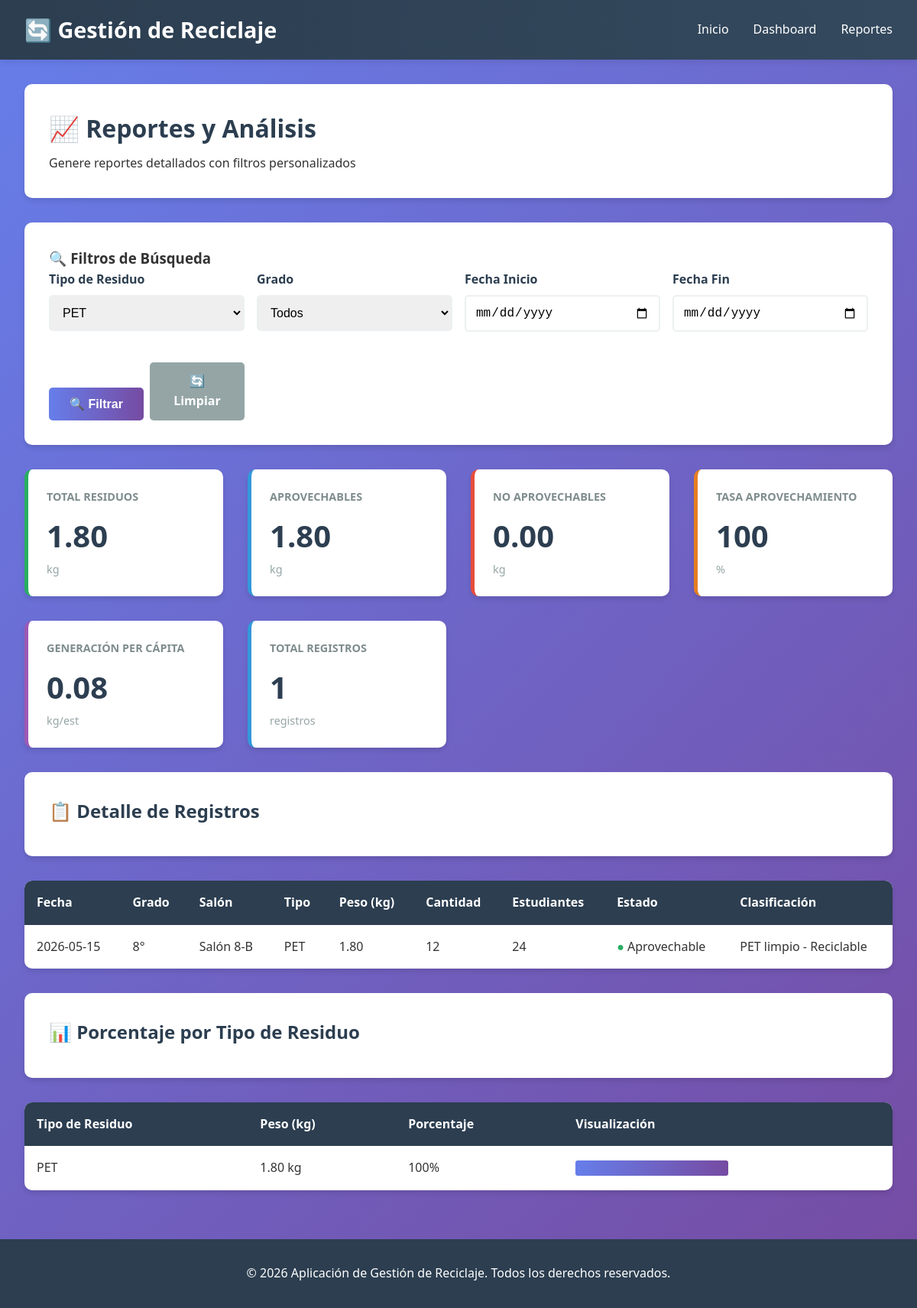
The app's page /reports.php?type=PET with its own data.
### tables this page shows
CREATE TABLE residuos (
    id INT PRIMARY KEY AUTO_INCREMENT,
    fecha DATE NOT NULL,
    grado VARCHAR(10) NOT NULL,
    salon VARCHAR(50) NOT NULL,
    tipo_residuo ENUM('Papel', 'PET', 'Orgánico') NOT NULL,
    peso_kg DECIMAL(10, 2) NOT NULL,
    cantidad INT NOT NULL,
    numero_estudiantes INT NOT NULL,
    estado_residuo ENUM('Aprovechable', 'No aprovechable') NOT NULL,
    clasificacion VARCHAR(100),
    created_at TIMESTAMP DEFAULT CURRENT_TIMESTAMP,
    updated_at TIMESTAMP DEFAULT CURRENT_TIMESTAMP ON UPDATE CURRENT_TIMESTAMP,
    INDEX idx_fecha (fecha),
    INDEX idx_grado (grado),
    INDEX idx_salon (salon),
    INDEX idx_tipo (tipo_residuo),
    INDEX idx_estado (estado_residuo)
);

### config/database.php (called while the page is built, shortened)
<?php
function sanitize($data, $conn) {
    return $conn->real_escape_string(htmlspecialchars(trim($data)));
}
function executeQuery($conn, $query) {
    $result = $conn->query($query);
    return $result;
}
?>

### reports.php (the view, shortened to what this page needs)
<?php
include 'config/database.php';
include 'includes/header.php';
$filter_type = isset($_GET['type']) ? sanitize($_GET['type'], $conn) : '';
$filter_start_date = isset($_GET['start_date']) ? sanitize($_GET['start_date'], $conn) : '';
$filter_end_date = isset($_GET['end_date']) ? sanitize($_GET['end_date'], $conn) : '';
$query = "SELECT * FROM residuos WHERE 1=1";
if ($filter_type) {
    $query .= " AND tipo_residuo='$filter_type'";
}
$query .= " ORDER BY fecha DESC";
$result = executeQuery($conn, $query);
$total_peso = 0;
$total_aprovechable = 0;
$total_no_aprovechable = 0;
$total_registros = 0;
$total_estudiantes = 0;
$residuos_por_tipo = array();
while ($row = $result->fetch_assoc()) {
    $total_peso += $row['peso_kg'];
    $total_registros++;
    $total_estudiantes += $row['numero_estudiantes'];
    if ($row['estado_residuo'] === 'Aprovechable') {
        $total_aprovechable += $row['peso_kg'];
    } else {
        $total_no_aprovechable += $row['peso_kg'];
    }
    if (!isset($residuos_por_tipo[$row['tipo_residuo']])) {
        $residuos_por_tipo[$row['tipo_residuo']] = 0;
    }
    $residuos_por_tipo[$row['tipo_residuo']] += $row['peso_kg'];
}
$tasa_aprovechamiento = $total_peso > 0 ? round(($total_aprovechable / $total_peso) * 100, 2) : 0;
$generacion_per_capita = $total_estudiantes > 0 ? round($total_peso / $total_estudiantes, 2) : 0;
?>
<div class="page-header">
    <h1>📈 Reportes y Análisis</h1>
    <p>Genere reportes detallados con filtros personalizados</p>
</div>
<div class="form-container">
    <h3>🔍 Filtros de Búsqueda</h3>
    <form method="GET" class="form-row" style="gap: 1rem;">
        <div class="form-group" style="flex: 1;">
            <label for="tipo">Tipo de Residuo</label>
            <select id="tipo" name="type">
                <option value="PET" <?php echo $filter_type === 'PET' ? 'selected' : ''; ?>>PET</option>
            </select>
        </div>
        <div class="form-group" style="flex: 1;">
            <label for="grado">Grado</label>
            <select id="grado" name="grado">
                <option value="">Todos</option>
            </select>
        </div>
        <div class="form-group" style="flex: 1;">
            <label for="start_date">Fecha Inicio</label>
            <input type="date" id="start_date" name="start_date" value="<?php echo $filter_start_date; ?>">
        </div>
        <div class="form-group" style="flex: 1;">
            <label for="end_date">Fecha Fin</label>
            <input type="date" id="end_date" name="end_date" value="<?php echo $filter_end_date; ?>">
        </div>
        <div style="display: flex; gap: 0.5rem; align-items: flex-end; flex: 1;">
            <button type="submit" class="btn btn-primary" style="flex: 1;">🔍 Filtrar</button>
            <a href="reports.php" class="btn btn-secondary" style="text-decoration: none; text-align: center; flex: 1;">🔄 Limpiar</a>
        </div>
    </form>
</div>
<div class="cards-grid">
    <div class="card green">
        <div class="card-title">Total Residuos</div>
        <div class="card-value"><?php echo number_format($total_peso, 2); ?></div>
        <div class="card-unit">kg</div>
    </div>
    <div class="card blue">
        <div class="card-title">Aprovechables</div>
        <div class="card-value"><?php echo number_format($total_aprovechable, 2); ?></div>
        <div class="card-unit">kg</div>
    </div>
    <div class="card red">
        <div class="card-title">No Aprovechables</div>
        <div class="card-value"><?php echo number_format($total_no_aprovechable, 2); ?></div>
        <div class="card-unit">kg</div>
    </div>
    <div class="card orange">
        <div class="card-title">Tasa Aprovechamiento</div>
        <div class="card-value"><?php echo $tasa_aprovechamiento; ?></div>
        <div class="card-unit">%</div>
    </div>
    <div class="card purple">
        <div class="card-title">Generación Per Cápita</div>
        <div class="card-value"><?php echo $generacion_per_capita; ?></div>
        <div class="card-unit">kg/est</div>
    </div>
    <div class="card blue">
        <div class="card-title">Total Registros</div>
        <div class="card-value"><?php echo $total_registros; ?></div>
        <div class="card-unit">registros</div>
    </div>
</div>
<div class="page-header">
    <h2>📋 Detalle de Registros</h2>
</div>
<div class="table-container">
    <table>
        <thead>
            <tr>
                <th>Fecha</th>
                <th>Grado</th>
                <th>Salón</th>
                <th>Tipo</th>
                <th>Peso (kg)</th>
                <th>Cantidad</th>
                <th>Estudiantes</th>
                <th>Estado</th>
                <th>Clasificación</th>
            </tr>
        </thead>
        <tbody>
            <?php
            $result = executeQuery($conn, $query);
            if ($result->num_rows > 0) {
                while ($row = $result->fetch_assoc()) {
                    $estado_color = $row['estado_residuo'] === 'Aprovechable' ? '#27ae60' : '#e74c3c';
                    echo "<tr>
                        <td>{$row['fecha']}</td>
                        <td>{$row['grado']}</td>
                        <td>{$row['salon']}</td>
                        <td>{$row['tipo_residuo']}</td>
                        <td>{$row['peso_kg']}</td>
                        <td>{$row['cantidad']}</td>
                        <td>{$row['numero_estudiantes']}</td>
                        <td><span style='color: $estado_color'>●</span> {$row['estado_residuo']}</td>
                        <td>{$row['clasificacion']}</td>
                    </tr>";
                }
            } else {
                echo "<tr><td colspan='9' style='text-align: center; color: #95a5a6;'>No hay registros que coincidan con los filtros</td></tr>";
            }
            ?>
        </tbody>
    </table>
</div>
<?php if ($total_peso > 0): ?>
<div class="page-header">
    <h2>📊 Porcentaje por Tipo de Residuo</h2>
</div>
<div class="table-container">
    <table>
        <thead>
            <tr>
                <th>Tipo de Residuo</th>
                <th>Peso (kg)</th>
                <th>Porcentaje</th>
                <th>Visualización</th>
            </tr>
        </thead>
        <tbody>
            <?php
            foreach ($residuos_por_tipo as $tipo => $peso) {
                $porcentaje = round(($peso / $total_peso) * 100, 2);
                $bar_width = $porcentaje * 2;
                echo "<tr>
                    <td>$tipo</td>
                    <td>" . number_format($peso, 2) . " kg</td>
                    <td>$porcentaje%</td>
                    <td><div style='background: linear-gradient(90deg, #667eea 0%, #764ba2 100%); width: " . $bar_width . "px; height: 20px; border-radius: 3px;'></div></td>
                </tr>";
            }
            ?>
        </tbody>
    </table>
</div>
<?php endif; ?>
<?php include 'includes/footer.php'; ?>

### css/styles.css (style rules this page uses)
* { margin: 0; padding: 0; box-sizing: border-box; }
body { font-family: 'Segoe UI', Tahoma, Geneva, Verdana, sans-serif; background: linear-gradient(135deg, #667eea 0%, #764ba2 100%); color: #333; line-height: 1.6; min-height: 100vh; display: flex; flex-direction: column; }
.page-header { background: white; padding: 2rem; border-radius: 10px; margin-bottom: 2rem; box-shadow: 0 4px 6px rgba(0,0,0,0.1); }
.page-header h1 { color: #2c3e50; margin-bottom: 0.5rem; }
.page-header h2 { color: #2c3e50; margin-bottom: 0.5rem; }
.form-container { background: white; padding: 2rem; border-radius: 10px; box-shadow: 0 4px 6px rgba(0,0,0,0.1); margin-bottom: 2rem; }
.form-group { margin-bottom: 1.5rem; }
.form-group label { display: block; margin-bottom: 0.5rem; font-weight: 600; color: #2c3e50; }
.form-group input, .form-group select, .form-group textarea { width: 100%; padding: 0.75rem; border: 2px solid #ecf0f1; border-radius: 5px; font-size: 1rem; transition: border-color 0.3s ease; }
.form-row { display: grid; grid-template-columns: repeat(auto-fit, minmax(250px, 1fr)); gap: 1.5rem; }
.btn { padding: 0.75rem 1.5rem; border: none; border-radius: 5px; font-size: 1rem; cursor: pointer; transition: all 0.3s ease; font-weight: 600; display: inline-block; }
.btn-primary { background: linear-gradient(90deg, #667eea 0%, #764ba2 100%); color: white; }
.btn-secondary { background: #95a5a6; color: white; }
.table-container { background: white; border-radius: 10px; overflow: hidden; box-shadow: 0 4px 6px rgba(0,0,0,0.1); margin-bottom: 2rem; }
table { width: 100%; border-collapse: collapse; }
table thead { background: #2c3e50; color: white; }
table th { padding: 1rem; text-align: left; font-weight: 600; }
table td { padding: 1rem; border-bottom: 1px solid #ecf0f1; }
table tbody tr:last-child td { border-bottom: none; }
.cards-grid { display: grid; grid-template-columns: repeat(auto-fit, minmax(250px, 1fr)); gap: 2rem; margin-bottom: 2rem; }
.card { background: white; padding: 1.5rem; border-radius: 10px; box-shadow: 0 4px 6px rgba(0,0,0,0.1); border-left: 5px solid #667eea; transition: transform 0.3s ease, box-shadow 0.3s ease; }
.card-title { font-size: 0.9rem; color: #7f8c8d; margin-bottom: 0.5rem; text-transform: uppercase; font-weight: 600; }
.card-value { font-size: 2.5rem; font-weight: bold; color: #2c3e50; }
.card-unit { color: #95a5a6; font-size: 0.9rem; }
.card.green { border-left-color: #27ae60; }
.card.red { border-left-color: #e74c3c; }
.card.blue { border-left-color: #3498db; }
.card.orange { border-left-color: #e67e22; }
.card.purple { border-left-color: #9b59b6; }

### records on screen
residuos: fecha "2026-05-15", grado "8°", salon "Salón 8-B", tipo_residuo "PET", peso_kg "1.80", cantidad "12", numero_estudiantes "24", estado_residuo "Aprovechable", clasificacion "PET limpio - Reciclable"

### other values on screen
$total_peso "1.80"
$total_aprovechable "1.80"
$total_no_aprovechable "0.00"
$tasa_aprovechamiento "100"
$generacion_per_capita "0.08"
$total_registros "1"
$tipo "PET"
$peso "1.80"
$porcentaje "100"
